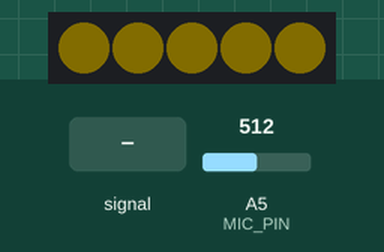
A sketch run on a simulated Arduino Uno, built with avr-gcc and run on an emulated ATmega328P. Shown: 5 RGB LEDs in strip order, left to right. Inputs (shaded band) come from the test bench; at power-on: A5 (MIC_PIN) = 512. Dim RGB values are drawn brighter than linear.

Above: at 1.2 s.
1.3 s: A5 (MIC_PIN) fed a 200 Hz sine of ±81 counts around its level
At 1.46 s:
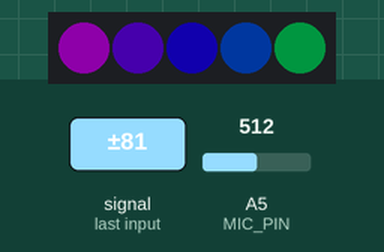
3.7 s: A5 (MIC_PIN) set to 306
At 4.2 s:
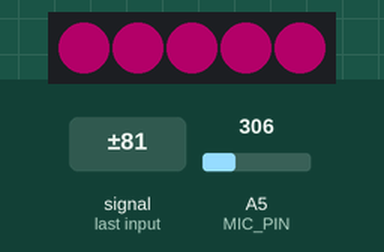
5.2 s: A5 (MIC_PIN) fed a 1000 Hz sine of ±255 counts around its level
At 5.36 s:
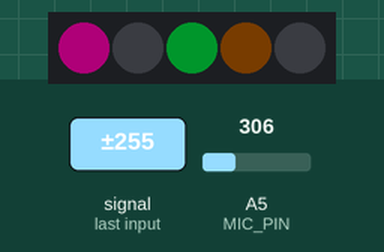
7.6 s: A5 (MIC_PIN) fed a 50 Hz sine of ±306 counts around its level
At 7.8 s:
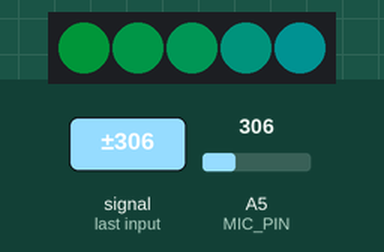
10.3 s: A5 (MIC_PIN) fed a 2 Hz sine of ±306 counts around its level
At 11.76 s:
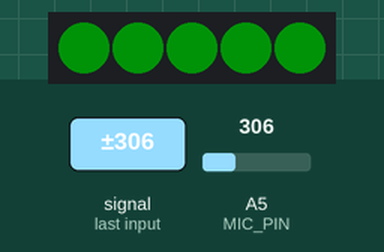
13.3 s: A5 (MIC_PIN) set to 0
At 14.0 s:
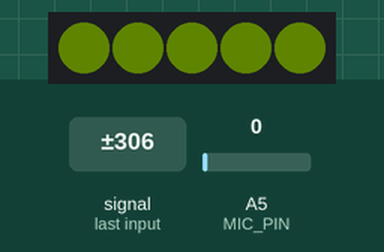
Timing chart, 0 to 15.8 s (numbered marks = the images above; inputs shaded):
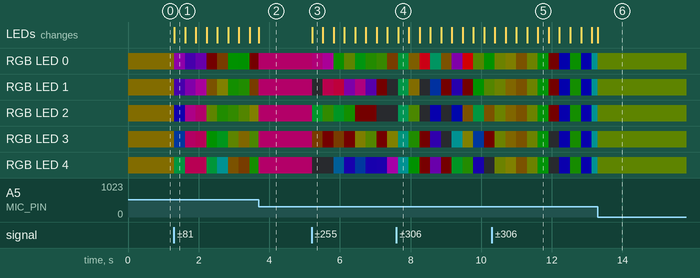

The sketch:

soundmems.ino
```cpp
/* soundmems

By: Andrew Tuline

Date: Oct, 2014

Basic code to read from the Sparkfun INMP401 microphone and display CHSV output. You may need to only use battery power as noise from the USB can affect the signals.

*/


#include "FastLED.h"                                          // FastLED library.

// Fixed definitions cannot change on the fly.
#define LED_DT 6                                             // Data pin to connect to the strip.
//#define LED_CK 11
#define COLOR_ORDER GRB                                       // It's GRB for WS2812B
#define LED_TYPE WS2811                                       // What kind of strip are you using (WS2801, WS2812B or APA102)?
#define NUM_LEDS 5                                          // Number of LED's.

// Initialize changeable global variables.
uint8_t max_bright = 128;                                     // Overall brightness definition. It can be changed on the fly.

struct CRGB leds[NUM_LEDS];                                   // Initialize our LED array.

#define MIC_PIN 5                                             // Analog port for microphone
#define DC_OFFSET  32                                         // DC offset in mic signal - if unusure, leave 0


// Initialize global variables for sequences
int thisdelay = 4;                                            // A delay value for the sequence(s)


void setup() {
  // This is only needed on 5V Arduinos (Uno, Leonardo, etc.).
  // Connect 3.3V to mic AND TO AREF ON ARDUINO and enable this
  // line.  Audio samples are 'cleaner' at 3.3V.
  // COMMENT OUT THIS LINE FOR 3.3V ARDUINOS (FLORA, ETC.):
  analogReference(EXTERNAL);

  Serial.begin(57600);

  LEDS.addLeds<LED_TYPE, LED_DT, COLOR_ORDER>(leds, NUM_LEDS);          // Use this for WS2812B
  //LEDS.addLeds<LED_TYPE, LED_DT, LED_CK, COLOR_ORDER>(leds, NUM_LEDS);  // Use this for WS2801 or APA102

  FastLED.setBrightness(max_bright);
  set_max_power_in_volts_and_milliamps(5, 500);
} // setup()


void loop() {
  soundmems();
  show_at_max_brightness_for_power();
  delay_at_max_brightness_for_power(thisdelay*2.5);
} // loop()


void soundmems() {
  int n;
  for (int i = 0; i<NUM_LEDS; i++) {
    n = analogRead(MIC_PIN);                                   // Raw reading from mic
    n = abs(n - 512 - DC_OFFSET);                              // Center on zero
    leds[i] = CHSV((n*2 % 255), 255, (n*2)% 255);
  }
} // soundmems()
```

Measured:
- after the input at 3.7 s, the LEDs: change at once (image 2)
- after the input at 7.6 s, the LEDs: change after 0.05 s (image 4)
- after the input at 10.3 s, the LEDs: first change after 0.09 s (image 5 shows a later state)
- after the input at 13.3 s, the LEDs: change at once (image 6)
